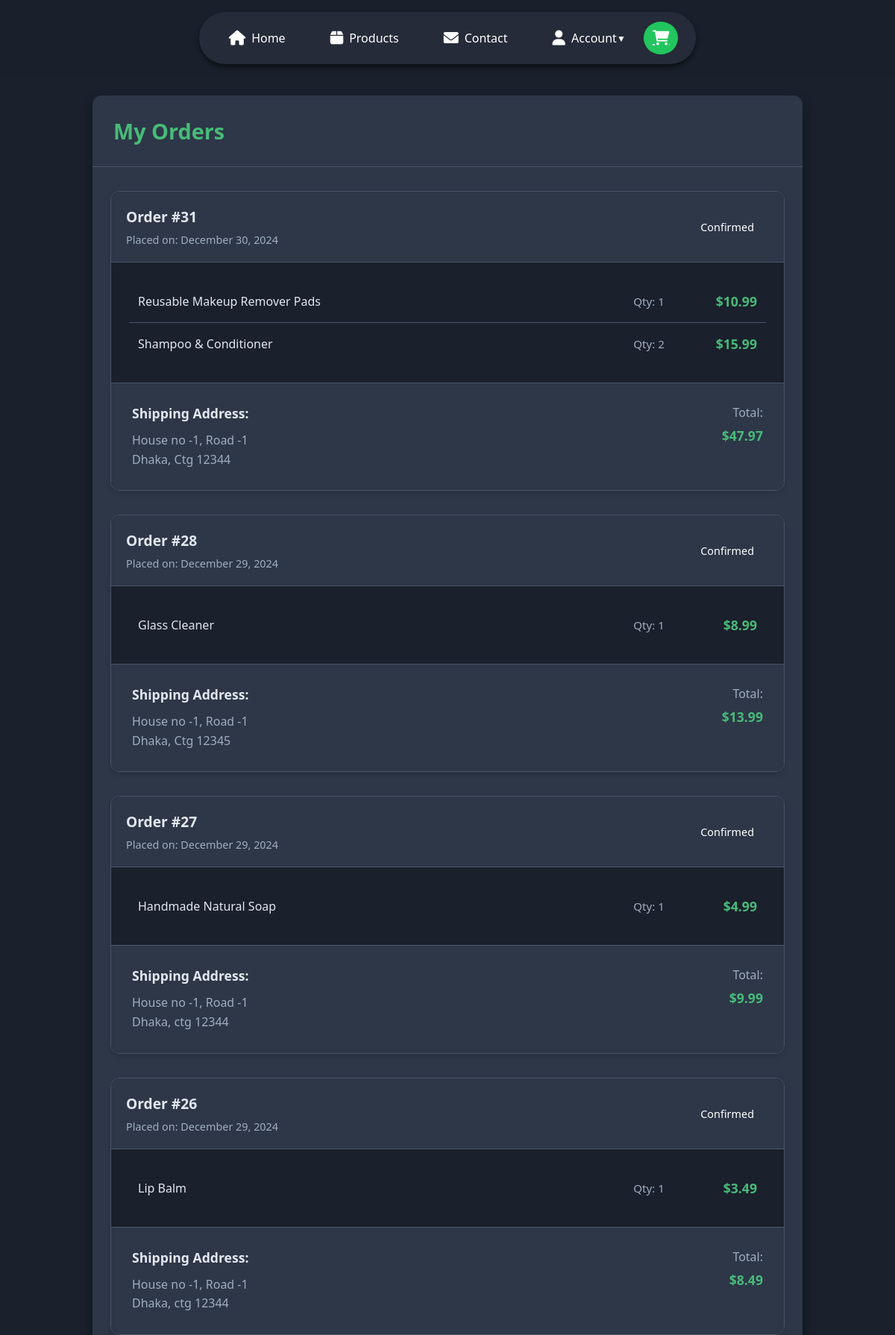
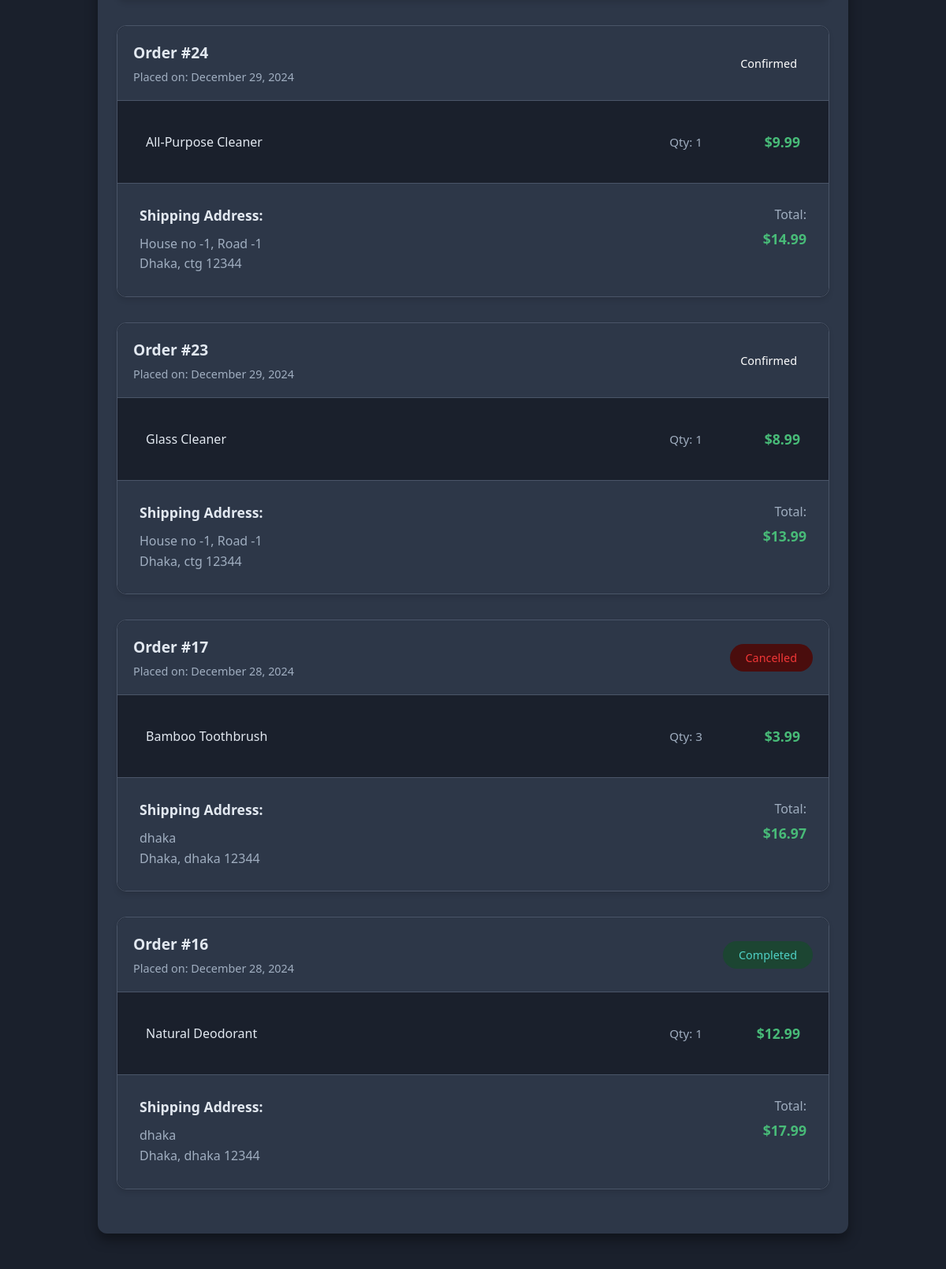
Page /ordersPage.php (signed in, upper part) on the committed database (2 pictures, top to bottom).
### tables this page shows
CREATE TABLE `order_items` (
  `id` int(11) NOT NULL,
  `order_id` int(11) NOT NULL,
  `product_id` int(11) NOT NULL,
  `quantity` int(11) NOT NULL,
  `price` decimal(10,2) NOT NULL
);

CREATE TABLE `products` (
  `id` int(11) NOT NULL,
  `name` varchar(100) NOT NULL,
  `description` text DEFAULT NULL,
  `price` decimal(10,2) NOT NULL,
  `image_url` varchar(255) DEFAULT NULL,
  `category` varchar(50) DEFAULT NULL,
  `stock` int(11) DEFAULT 0,
  `created_at` timestamp NOT NULL DEFAULT current_timestamp(),
  `updated_at` timestamp NOT NULL DEFAULT current_timestamp() ON UPDATE current_timestamp()
);

CREATE TABLE `orders` (
  `id` int(11) NOT NULL,
  `user_id` int(11) NOT NULL,
  `total_amount` decimal(10,2) DEFAULT NULL,
  `status` varchar(20) DEFAULT 'pending',
  `created_at` timestamp NOT NULL DEFAULT current_timestamp(),
  `updated_at` timestamp NOT NULL DEFAULT current_timestamp() ON UPDATE current_timestamp(),
  `shipping_address` varchar(255) DEFAULT NULL,
  `shipping_city` varchar(100) DEFAULT NULL,
  `shipping_state` varchar(50) DEFAULT NULL,
  `shipping_zip` varchar(10) DEFAULT NULL
);

### ordersPage.php (the view, shortened to what this page needs)
<?php
require_once 'includes/config.php';
$stmt = $pdo->prepare("
    SELECT
        o.id as order_id,
        o.total_amount,
        o.status,
        o.created_at,
        o.shipping_address,
        o.shipping_city,
        o.shipping_state,
        o.shipping_zip,
        p.name as product_name,
        oi.quantity,
        oi.price as item_price
    FROM orders o
    JOIN order_items oi ON o.id = oi.order_id
    JOIN products p ON oi.product_id = p.id
    WHERE o.user_id = ?
    ORDER BY o.created_at DESC
");
$stmt->execute([$_SESSION['user_id']]);
$orders = $stmt->fetchAll(PDO::FETCH_ASSOC);
$grouped_orders = [];
foreach ($orders as $order) {
    $order_id = $order['order_id'];
    if (!isset($grouped_orders[$order_id])) {
        $grouped_orders[$order_id] = [
            'order_id' => $order_id,
            'total_amount' => $order['total_amount'],
            'status' => $order['status'],
            'created_at' => $order['created_at'],
            'shipping_address' => $order['shipping_address'],
            'shipping_city' => $order['shipping_city'],
            'shipping_state' => $order['shipping_state'],
            'shipping_zip' => $order['shipping_zip'],
            'items' => []
        ];
    }
    $grouped_orders[$order_id]['items'][] = [
        'product_name' => $order['product_name'],
        'quantity' => $order['quantity'],
        'item_price' => $order['item_price']
    ];
}
?>
<!DOCTYPE html>
<html lang="en">
<head>
    <link rel="stylesheet" href="css/ordersPage.css">
</head>
<body>
    <?php include 'navbar.php'; ?>
    <div class="main">
        <main class="orders-main">
            <div class="orders-container">
                <h1>My Orders</h1>
                <?php if (empty($grouped_orders)): ?>
                    <div class="no-orders">
                        <p>You haven't placed any orders yet.</p>
                        <a href="productPage.php" class="shop-now-btn">Shop Now</a>
                    </div>
                <?php else: ?>
                    <?php foreach ($grouped_orders as $order): ?>
                        <div class="order-card">
                            <div class="order-header">
                                <div class="order-info">
                                    <h3>Order #<?php echo htmlspecialchars($order['order_id']); ?></h3>
                                    <p class="order-date">Placed on: <?php echo date('F j, Y', strtotime($order['created_at'])); ?></p>
                                </div>
                                <div class="order-status">
                                    <span class="status-badge <?php echo strtolower($order['status']); ?>">
                                        <?php echo htmlspecialchars(ucfirst($order['status'])); ?>
                                    </span>
                                </div>
                            </div>
                            <div class="order-items">
                                <?php foreach ($order['items'] as $item): ?>
                                    <div class="order-item">
                                        <span class="product-name"><?php echo htmlspecialchars($item['product_name']); ?></span>
                                        <span class="quantity">Qty: <?php echo htmlspecialchars($item['quantity']); ?></span>
                                        <span class="price">$<?php echo number_format($item['item_price'], 2); ?></span>
                                    </div>
                                <?php endforeach; ?>
                            </div>
                            <div class="order-footer">
                                <div class="shipping-info">
                                    <h4>Shipping Address:</h4>
                                    <p>
                                        <?php echo htmlspecialchars($order['shipping_address']); ?><br>
                                        <?php echo htmlspecialchars($order['shipping_city']); ?>,
                                        <?php echo htmlspecialchars($order['shipping_state']); ?>
                                        <?php echo htmlspecialchars($order['shipping_zip']); ?>
                                    </p>
                                </div>
                                <div class="order-total">
                                    <span>Total:</span>
                                    <span class="total-amount">$<?php echo number_format($order['total_amount'], 2); ?></span>
                                </div>
                            </div>
                        </div>
                    <?php endforeach; ?>
                <?php endif; ?>
            </div>
        </main>
    </div>
</body>
</html>

### css/ordersPage.css (style rules this page uses)
body { margin: 0; font-family: system-ui, sans-serif; background-color: #1a202c; color: white; min-height: 100vh; display: flex; flex-direction: column; }
.main { flex: 1 0 auto; padding-top: 6rem; display: flex; flex-direction: column; align-items: center; width: 100%; }
.orders-main { flex: 1 0 auto; padding-top: 4rem; max-width: 1000px; margin: 0 auto 3rem; padding: 4rem 1.5rem 0; width: 100%; box-sizing: border-box; }
.orders-container { background: #2d3748; border-radius: 0.75rem; box-shadow: 0 8px 16px rgba(0, 0, 0, 0.4); padding-bottom: 1.5rem; }
.orders-container h1 { padding: 1.75rem; margin: 0 0 1rem 0; color: #48bb78; font-size: 1.8rem; border-bottom: 1px solid #4a5568; }
.order-card { background: #1a202c; border: 1px solid #4a5568; border-radius: 0.75rem; margin: 2rem 1.5rem; box-shadow: 0 4px 6px rgba(0, 0, 0, 0.1); transition: transform 0.2s; }
.order-header { display: flex; justify-content: space-between; align-items: center; padding: 1.25rem; border-bottom: 1px solid #4a5568; background: #2d3748; border-radius: 0.75rem 0.75rem 0 0; }
.order-info h3 { margin: 0; color: #e2e8f0; font-size: 1.2rem; }
.order-date { margin: 0.5rem 0 0; color: #a0aec0; font-size: 0.9rem; }
.status-badge { padding: 0.5rem 1.25rem; border-radius: 9999px; font-size: 0.9rem; font-weight: 500; text-transform: capitalize; }
.status-badge.completed { background: #1c4532; color: #4fd1c5; }
.status-badge.cancelled { background: #4a0d0d; color: #f13737; }
.order-items { padding: 1.5rem; }
.order-item { display: flex; justify-content: space-between; align-items: center; padding: 1rem 0.75rem; border-bottom: 1px solid #4a5568; }
.order-item:last-child { border-bottom: none; }
.product-name { flex: 1; font-weight: 500; color: #e2e8f0; }
.quantity { color: #a0aec0; margin: 0 1.5rem; font-size: 0.95rem; }
.price { font-weight: 600; color: #48bb78; font-size: 1.1rem; min-width: 100px; text-align: right; }
.order-footer { display: flex; justify-content: space-between; align-items: flex-start; padding: 1.75rem; background: #2d3748; border-top: 1px solid #4a5568; border-radius: 0 0 0.75rem 0.75rem; gap: 2rem; }
.shipping-info { flex: 1; max-width: 60%; }
.shipping-info h4 { margin: 0 0 0.75rem; color: #e2e8f0; font-size: 1.1rem; }
.shipping-info p { margin: 0; color: #a0aec0; line-height: 1.6; }
.order-total { min-width: 150px; text-align: right; padding-left: 1rem; }
.order-total span:first-child { color: #a0aec0; font-size: 1rem; display: block; margin-bottom: 0.5rem; }
.total-amount { font-weight: 600; color: #48bb78; font-size: 1.1rem; min-width: 100px; text-align: right; }
@media screen and (min-width: 1024px) { .orders-main { padding-top: 2rem; } }

### css/navbar.css (style rules this page uses)
:root { --nav-item-bg: rgba(42, 47, 62, 0.8); --nav-text: #ffffff; --cart-bg: #22c55e; --navbar-bg: rgba(26, 32, 44, 0.95); }

### rows in the picture
order_items: product.name "Reusable Makeup Remover Pads", quantity "1", price "10.99"
order_items: product.name "Shampoo & Conditioner", quantity "2", price "15.99"
order_items: order "28", order.created_at "December 29, 2024", order.status "Confirmed", product_name "Glass Cleaner", quantity "1", item_price "8.99", order.shipping_address "House no -1, Road -1", order.shipping_city "Dhaka", order.shipping_state "Ctg", order.shipping_zip "12345", order.total_amount "13.99"
order_items: order "27", order.created_at "December 29, 2024", order.status "Confirmed", product.name "Handmade Natural Soap", quantity "1", price "4.99", order.shipping_address "House no -1, Road -1", order.shipping_city "Dhaka", order.shipping_state "ctg", order.shipping_zip "12344", order.total_amount "9.99"
order_items: order "26", order.created_at "December 29, 2024", order.status "Confirmed", product.name "Lip Balm", quantity "1", price "3.49", order.shipping_address "House no -1, Road -1", order.shipping_city "Dhaka", order.shipping_state "ctg", order.shipping_zip "12344", order.total_amount "8.49"
order_items: order "24", order.created_at "December 29, 2024", order.status "Confirmed", product.name "All-Purpose Cleaner", quantity "1", price "9.99", order.shipping_address "House no -1, Road -1", order.shipping_city "Dhaka", order.shipping_state "ctg", order.shipping_zip "12344", order.total_amount "14.99"
order_items: order "23", order.created_at "December 29, 2024", order.status "Confirmed", product_name "Glass Cleaner", quantity "1", item_price "8.99", order.shipping_address "House no -1, Road -1", order.shipping_city "Dhaka", order.shipping_state "ctg", order.shipping_zip "12344", order.total_amount "13.99"
order_items: order "17", order.created_at "December 28, 2024", order.status "Cancelled", product.name "Bamboo Toothbrush", quantity "3", price "3.99", order.shipping_address "dhaka", order.shipping_city "Dhaka", order.shipping_state "dhaka", order.shipping_zip "12344", order.total_amount "16.97"
order_items: order "16", order.created_at "December 28, 2024", order.status "Completed", product.name "Natural Deodorant", quantity "1", price "12.99", order.shipping_address "dhaka", order.shipping_city "Dhaka", order.shipping_state "dhaka", order.shipping_zip "12344", order.total_amount "17.99"

### other values in the picture
$order['order_id'] "31"
date('F j, Y', strtotime($order['created_at'])) "December 30, 2024"
$order['status'] "Confirmed"
$order['shipping_address'] "House no -1, Road -1"
$order['shipping_city'] "Dhaka"
$order['shipping_state'] "Ctg"
$order['shipping_zip'] "12344"
$order['total_amount'] "47.97"
